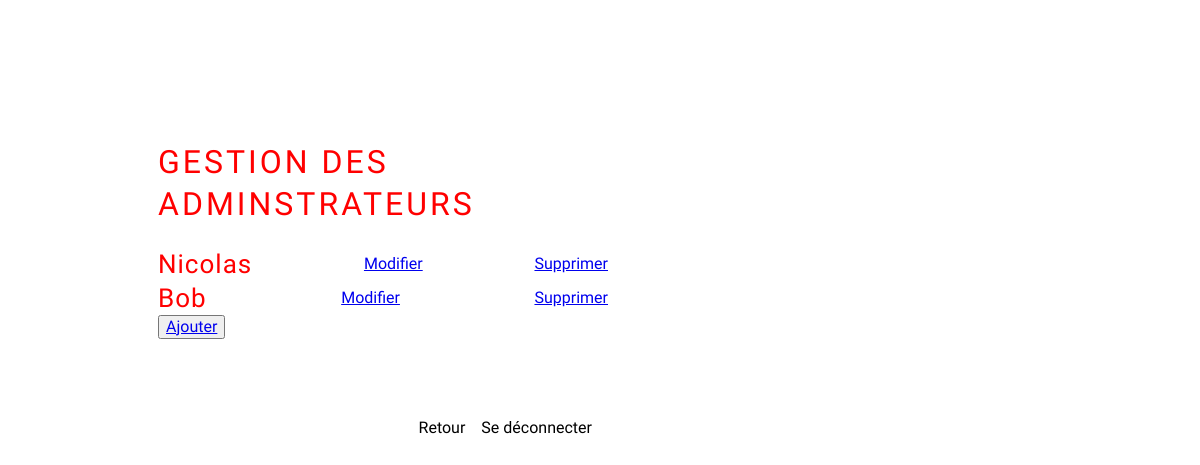
The page /admin/users/list_users.php on the database as committed earlier.
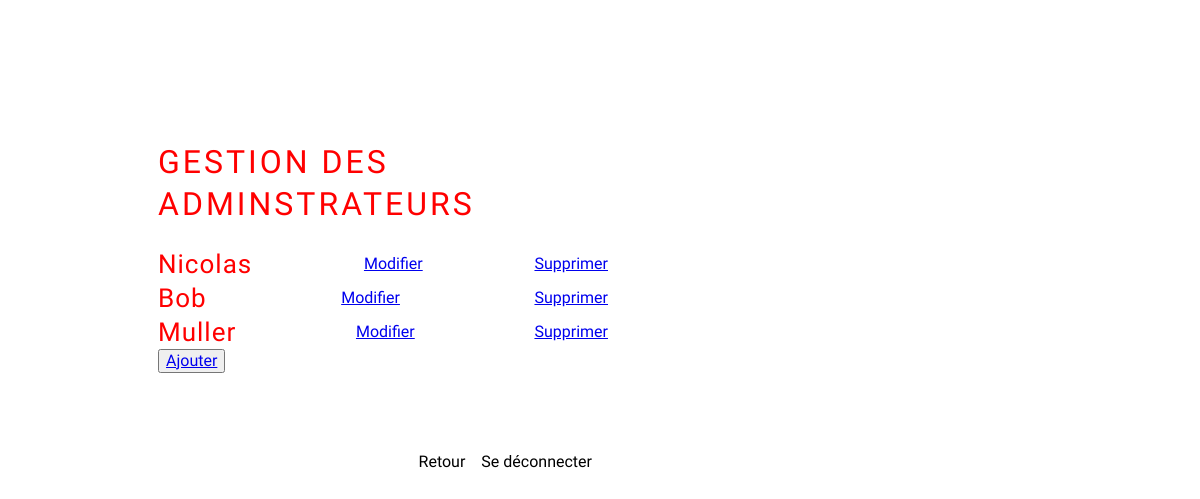
The same page on the database as committed later.
### tables this page shows
CREATE TABLE `users` (
  `id_admin` int(11) NOT NULL,
  `nom` varchar(300) NOT NULL,
  `identifiant` varchar(300) NOT NULL,
  `motdepasse` varchar(20) NOT NULL
);

### config.php (called while the page is built, shortened)
<?php
$_dossier_template = "template/site2020/";
$_url_base = "http://localhost/coursphp/monbook/";

### admin/users/list_users.php (the view)
<?php
include "../../config.php";
include "../include/head_admin.php";
global $bdd;
    $query = $bdd -> query("SELECT * from users");
    $list_user_admin = $query -> fetchAll(PDO::FETCH_ASSOC);
 ?>
<h1>Gestion des adminstrateurs</h1>
<ul class="menu-admin">
    <?php
    foreach($list_user_admin as $key => $user){
    ?>
    <li>
        <h2><?php echo $user["nom"] ?></h2>
                <a href="<?php echo $_url_base . "admin/users/form_users.php?useredit=$user[id_admin]"?>">Modifier</a>
                <a <?php echo "onclick=\" return confirm('Voulez-vous effacer cet administrateur ?')\"" ?> href="<?php echo $_url_base . "admin/users/delete_users.php?userdelete=$user[id_admin]"?>">Supprimer</a>
    </li>
    <?php }; ?>
    <li>
        <button><a href="<?php echo $_url_base ?>admin/users/form_users.php">Ajouter</a></button>
    </li>
</ul>
<?php
include "../include/footer_admin.php";
?>

### admin/include/head_admin.php (shortened to what this page needs)
<!DOCTYPE html>
<html lang="fr">
<head>
    <link rel="stylesheet" href="<?php echo $_url_base . $_dossier_template ?>css/cssreset.css">
    <link rel="stylesheet" href="<?php echo $_url_base ?>admin/css/style_admin.css">
    <link href="https://unpkg.com/pattern.css" rel="stylesheet">
</head>
<body>

### admin/include/footer_admin.php
<footer class="nav">
    <nav>
        <ul class="flex">
            <?php include "nav_admin.php" ?>
        </ul>
    </nav>
</footer>
</body>
</html>

### admin/include/nav_admin.php
<li class="white"><a href="<?php echo $_url_base?>admin/accueil_admin.php">Retour</a></li>
<li class="white"><a href="<?php echo $_url_base?>admin/deconnexion.php">Se déconnecter</a></li>

### admin/css/style_admin.css (style rules this page uses)
html { width: 100%; height: 100%; perspective: 900; overflow-y: scroll; color: black; }
.flex { display: flex; }
body { min-height: 0; display: inline-block; position: relative; left: 8rem; margin: 90px 0; max-width: 450px; padding: 30px; background: url("../../template/site2020/img/philip-brown-EinKdyLyK98-unsplash.jpg") no-repeat center center fixed; -webkit-background-size: cover; -moz-background-size: cover; -o-background-size: cover; background-size: cover; font-family: Raleway; }
h1, h2 { color: red; }
h1 { text-transform: uppercase; font-size: 2rem; line-height: 42px; letter-spacing: 3px; font-weight: 100; }
h2 { font-size: 26px; line-height: 34px; font-weight: 300; letter-spacing: 1px; display: block; margin: 0; }
ul { list-style: none; perspective: 900; padding: 0; margin: 0; }
ul li { position: relative padding: 0 margin: 0 padding-bottom: 4px padding-top: 18px border-top: 1px dotted $grey }
.menu-admin li { display: flex; align-items: center; justify-content: space-between; }
.nav { margin-top: 5rem; }
.nav ul { justify-content: flex-end; }
.nav ul li { list-style: none; padding-right: 1rem; }
.nav a { text-decoration: none; color: black; padding-bottom: 0.5rem; }

Rows that differ between the two databases and show on the page:
added users: nom "Muller"
